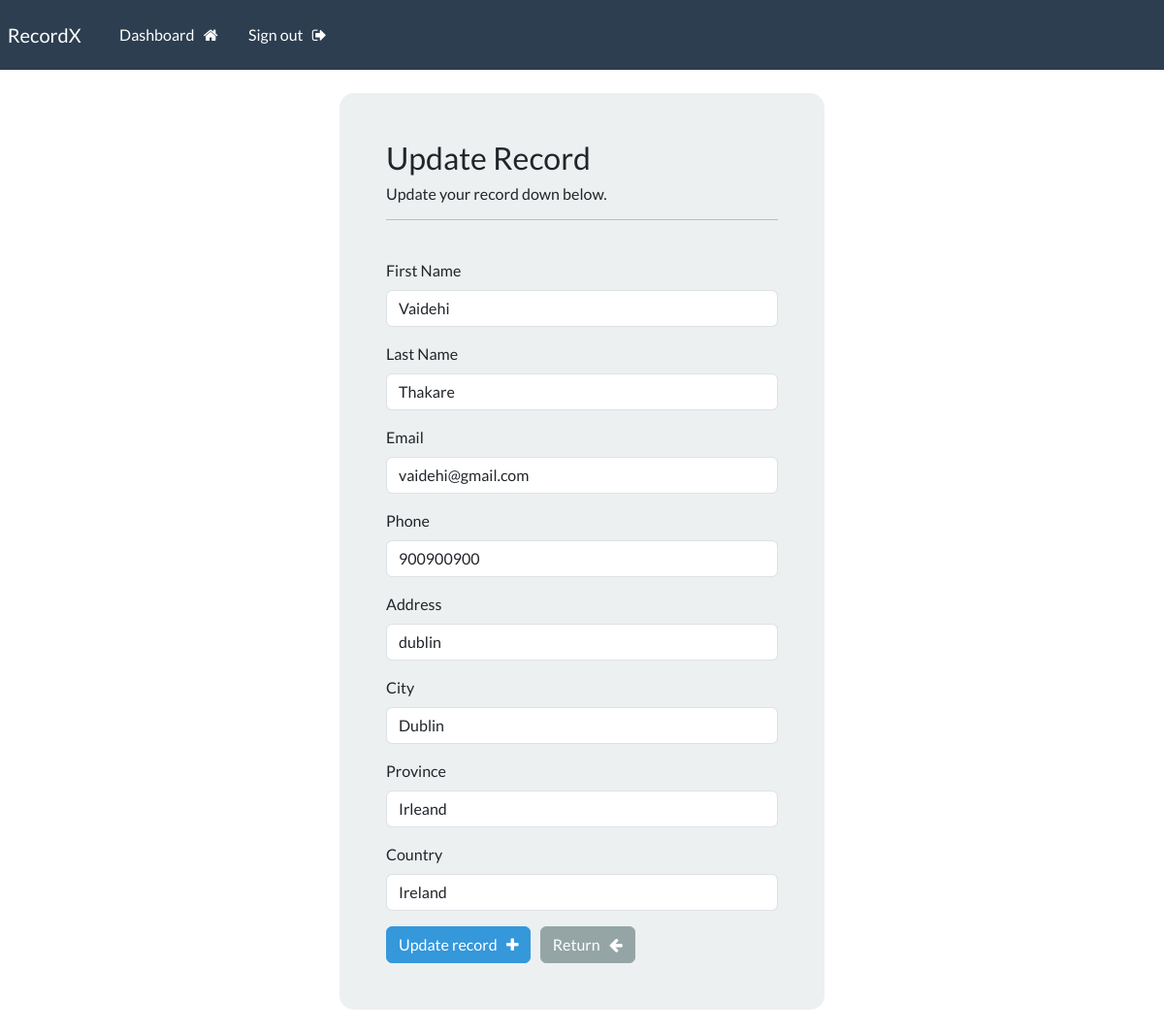
/update/4 (signed in), run on an earlier commit of the app's database.
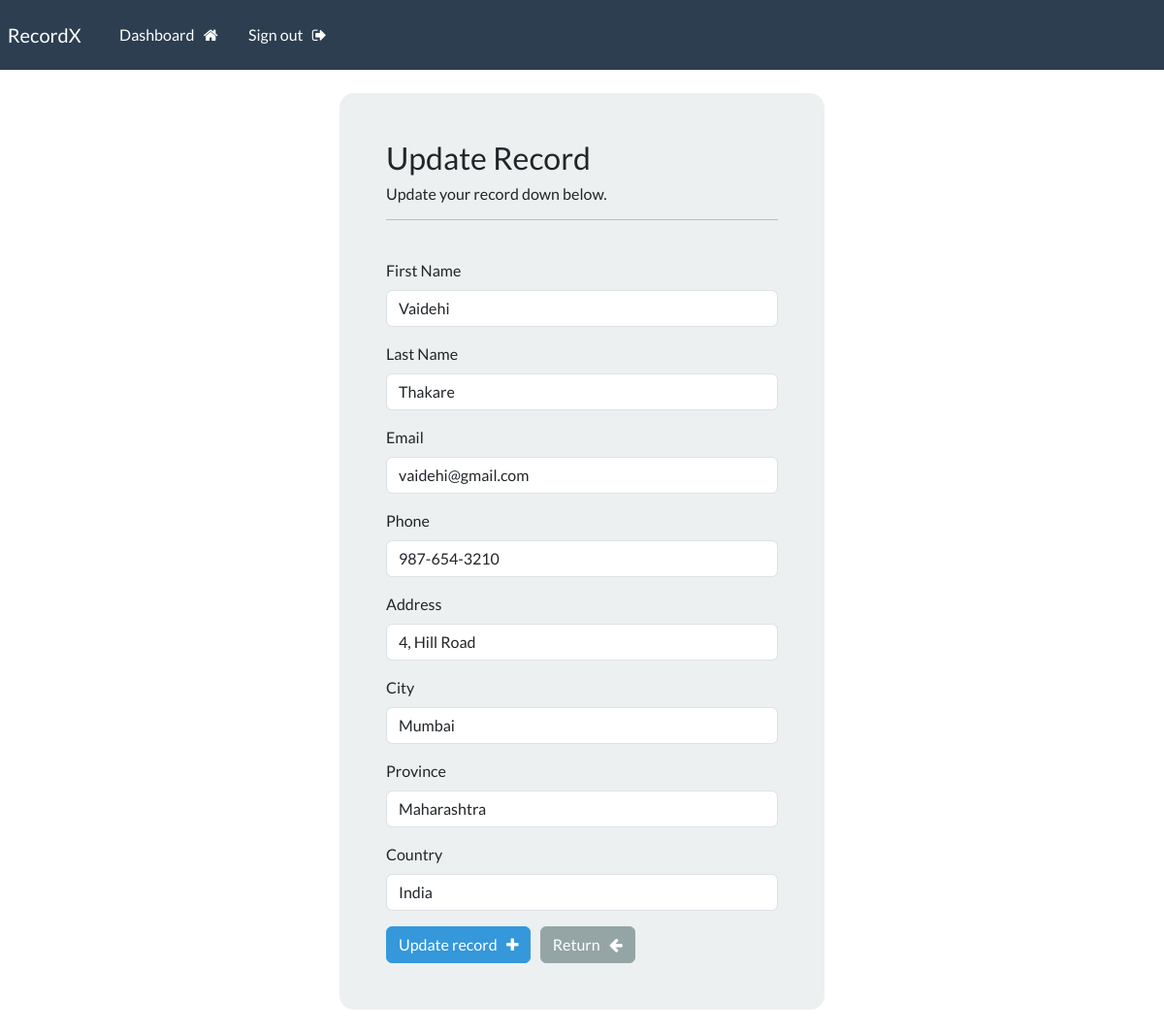
And on a later commit of the database.
### myapp/models.py (models this page shows, shortened)
class Record(models.Model):
    creation_date = models.DateTimeField(auto_now_add=True)
    first_name = models.CharField(max_length=100)
    last_name = models.CharField(max_length=100)
    email = models.CharField(max_length=255)
    phone = models.CharField(max_length=20)
    address = models.CharField(max_length=300)
    city = models.CharField(max_length=255)
    province = models.CharField(max_length=200)
    country = models.CharField(max_length=125)
    objects = models.Manager()

### myapp/views.py (the view)
# urls.py: path('update/<int:pk>', views.update, name='update'),
@login_required(login_url='login')
def update(request, pk):
    record = Record.objects.get(id=pk)
    form = UpdateRecordForm(instance=record)
    if request.method == 'POST':
        form = UpdateRecordForm(request.POST, instance=record)
        if form.is_valid():
            form.save()
            messages.success(request, "Your record was updated!")
            return redirect("dashboard")
    context = {'form':form}
    return render(request, 'myapp/update.html', context=context)

### myapp/forms.py
class UpdateRecordForm(forms.ModelForm):
    class Meta:
        model = Record
        fields = ['first_name', 'last_name', 'email', 'phone', 'address', 'city', 'province', 'country']

### myapp/templates/myapp/update.html (shortened to what this page needs)
{% extends 'myapp/base.html' %}
{% block content %}
<body>
    <div class="container bg-light shadow-md p-5 form-layout">
        <h3> Update Record </h3>
        <h6> Update your record down below. </h6>
        <hr>
        <br>
        <form method="POST" autocomplete="off">
            <div class="mb-3">
                <label for="id_first_name" class="form-label">First Name</label>
                <input type="text" class="form-control" id="id_first_name" name="first_name" value="{{ form.first_name.value }}">
            </div>
            <div class="mb-3">
                <label for="id_last_name" class="form-label">Last Name</label>
                <input type="text" class="form-control" id="id_last_name" name="last_name" value="{{ form.last_name.value }}">
            </div>
            <div class="mb-3">
                <label for="id_email" class="form-label">Email</label>
                <input type="email" class="form-control" id="id_email" name="email" value="{{ form.email.value }}">
            </div>
            <div class="mb-3">
                <label for="id_phone" class="form-label">Phone</label>
                <input type="text" class="form-control" id="id_phone" name="phone" value="{{ form.phone.value|default_if_none:'' }}">
            </div>
            <div class="mb-3">
                <label for="id_address" class="form-label">Address</label>
                <input type="text" class="form-control" id="id_address" name="address" value="{{ form.address.value|default_if_none:'' }}">
            </div>
            <div class="mb-3">
                <label for="id_city" class="form-label">City</label>
                <input type="text" class="form-control" id="id_city" name="city" value="{{ form.city.value|default_if_none:'' }}">
            </div>
            <div class="mb-3">
                <label for="id_province" class="form-label">Province</label>
                <input type="text" class="form-control" id="id_province" name="province" value="{{ form.province.value|default_if_none:'' }}">
            </div>
            <div class="mb-3">
                <label for="id_country" class="form-label">Country</label>
                <input type="text" class="form-control" id="id_country" name="country" value="{{ form.country.value|default_if_none:'' }}">
            </div>
            <button type="submit" class="btn btn-info">
                Update record &nbsp; <i class="fa fa-plus" aria-hidden="true"></i>
            </button>
            <a href="{% url 'dashboard' %}" class="btn btn-secondary">
                Return &nbsp; <i class="fa fa-arrow-left" aria-hidden="true"></i>
            </a>
        </form>
    </div>
    <br>
</body>
{% endblock %}

What changed in the data, as far as the page shows it:
changed Record "Vaidehi": phone "900900900" → "987-654-3210"; address "dublin" → "4, Hill Road"; city "Dublin" → "Mumbai"; province "Irleand" → "Maharashtra"; country "Ireland" → "India"
